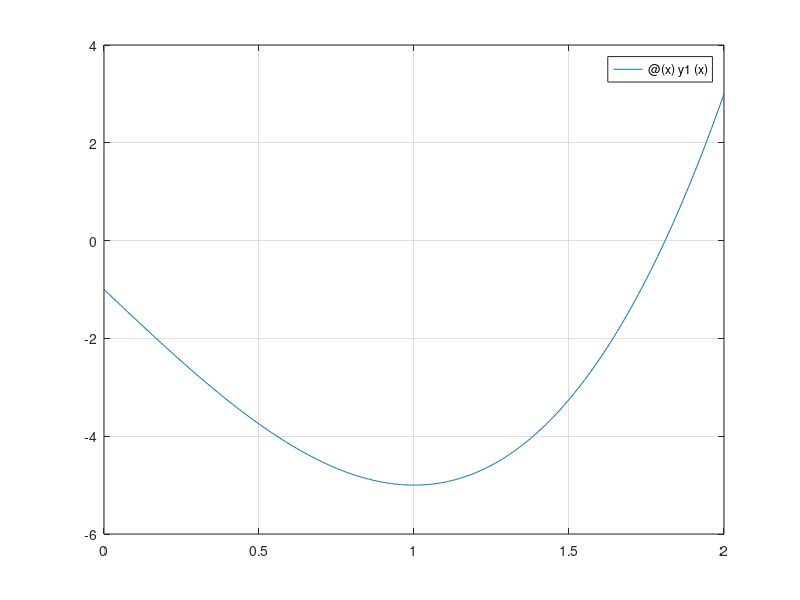
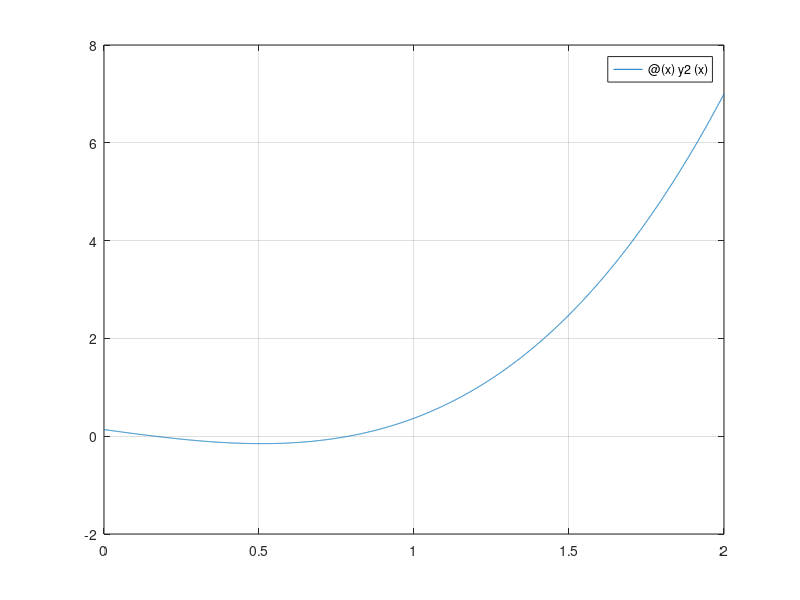
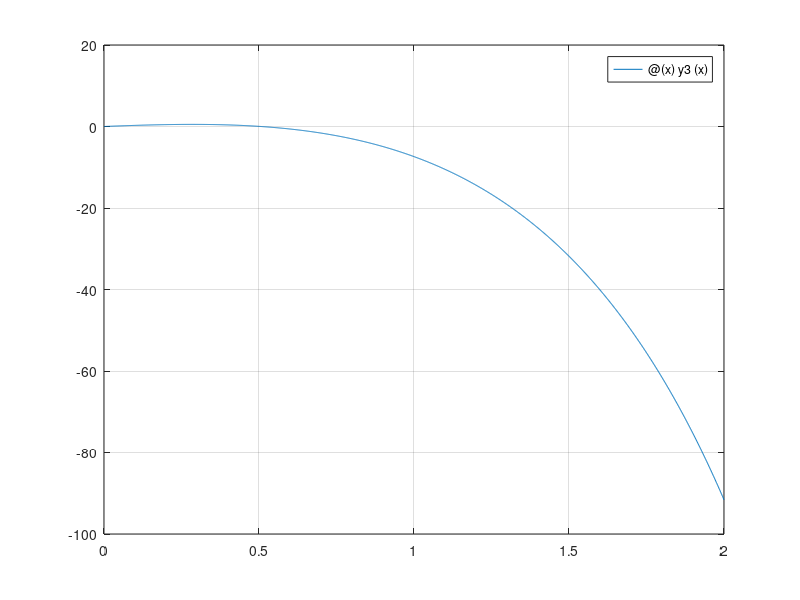

The MATLAB script that drew these images, in order: (Note: this script raises an error after producing the figures.)
%% 1.1-3
y1 = @(x) 2*x^3-6*x-1;
y2 = @(x) exp(x-2)+x^3-x;
y3 = @(x) 1+5*x-6*x^3-exp(2*x);
figure(1);
fplot(@(x) y1(x), [0, 2]);
grid on;
figure(2);
fplot(@(x) y2(x), [0, 2]);
grid on;
figure(3);
fplot(@(x) y3(x), [0, 2]);
grid on;

% xc1=bisect(y1, 0, 2, 5e-9);
% xc2=bisect(y2, 0, 0.5, 5e-9);
% xc3=bisect(y3, 0.2, 0.6, 5e-9);

%% 1.1-7
A = @(x) det([1 2 3 x; 4 5 x 6; 7 x 8 9; x 10 11 12]);
% xc4 = bisect(A, 0, 5, 5e-9);
%% 1.1-8
% xc5=bisect(@max_eig_hilb, 0, 10, 5e-6);
% function m = max_eig_hilb(x)
% B = hilb(5);
% B(1,1)=x;
% m = max(eig(B))-pi
% end
%% 1.2-7
g = @(x) 1-5*x+15*x^2/2-5*x^3/2;
% 0-1 fluctuate
xc6 = fpi(g, 1-sqrt(3/5)+0.01, 20);
% 1-2 fluctuate
xc7 = fpi(g, 1+sqrt(3/5)+0.01, 30);
% infinity
xc8 = fpi(g, 3, 40);
%% 1.3-3
f =@(x) 2*x*cos(x)-2*x+sin(x^3);
FE = fzero('2*x*cos(x)-2*x+sin(x^3)', [-0.1, 0.2]);
BE = f(FE);
%% 1.4-3 compare newton iter and improved newton iter
% f(x)=27x^3+54x^2+36x+8
% f'(x)=81x^2+108x+36
% f''(x)=162x+108
% x=-2/3 trio-zero point
f = @(x) x-(27*x^3+54*x^2+36*x+8)/(81*x^2+108*x+36);
g = @(x) x-(27*x^3+54*x^2+36*x+8)/(27*x^2+36*x+12);
for i=1:25
    fprintf('%d: %f  ---  %f\n', i, fpi(f,-5,i), fpi(g, -5, i));
end